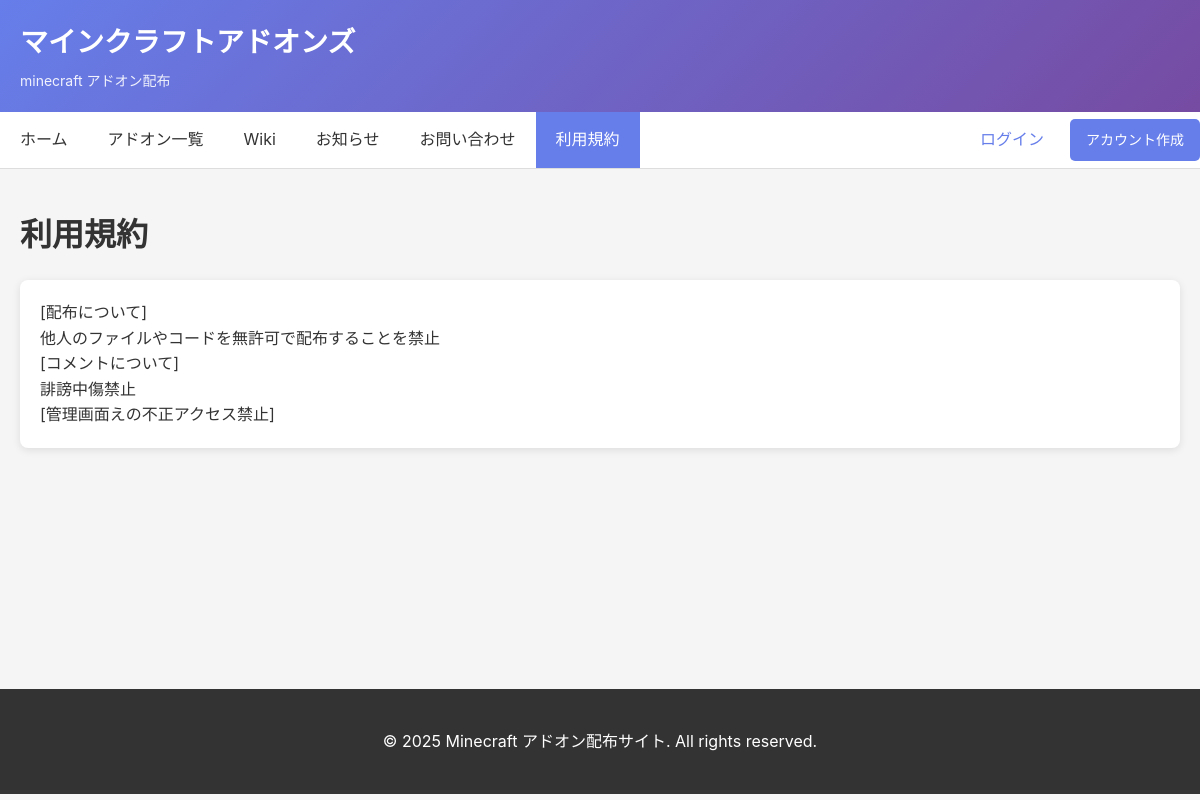
The app's page /terms/ with its own data.
### project/models.py (models this page shows, shortened)
class TermsPage(models.Model):
    title = models.CharField('タイトル', max_length=200, default='利用規約')
    content = models.TextField('本文')
    active = models.BooleanField('公開中', default=True, help_text='有効なページが複数ある場合は最新の active=True を表示します')
    created_at = models.DateTimeField('作成日', auto_now_add=True)
    updated_at = models.DateTimeField('更新日', auto_now=True)
    class Meta:
        ordering = ['-created_at']
        verbose_name = '利用規約設定'
        verbose_name_plural = '利用規約設定'

### project/views.py (the view)
# urls.py: path('terms/', terms_view, name='terms'),
def terms_view(request):
    page = TermsPage.objects.filter(active=True).order_by('-created_at').first()
    if not page:
        page = TermsPage(title='利用規約', content='利用規約はまだ設定されていません。管理画面で追加してください。', active=True)
    return render(request, 'terms.html', {'page': page})

### templates/terms.html (shortened to what this page needs)
{% extends 'base.html' %}
{% block content %}
<h1 style="margin-bottom:20px;">{{ page.title }}</h1>
<div class="card">
    <div style="white-space: pre-line;">{{ page.content }}</div>
</div>
{% endblock %}

### templates/base.html (style rules this page uses)
* { margin: 0; padding: 0; box-sizing: border-box; }
body { font-family: -apple-system, BlinkMacSystemFont, "Segoe UI", "Noto Sans JP", sans-serif; background: #f5f5f5; color: #333; line-height: 1.6; }
.card { background: white; border-radius: 8px; box-shadow: 0 2px 8px rgba(0,0,0,0.1); padding: 20px; margin-bottom: 20px; }

### records on screen
TermsPage: title "利用規約", content "[配布について] 他人のファイルやコードを無許可で配布することを禁止 [コメントについて] 誹謗中傷禁止 [管理画面えの不正アクセス禁止]"
